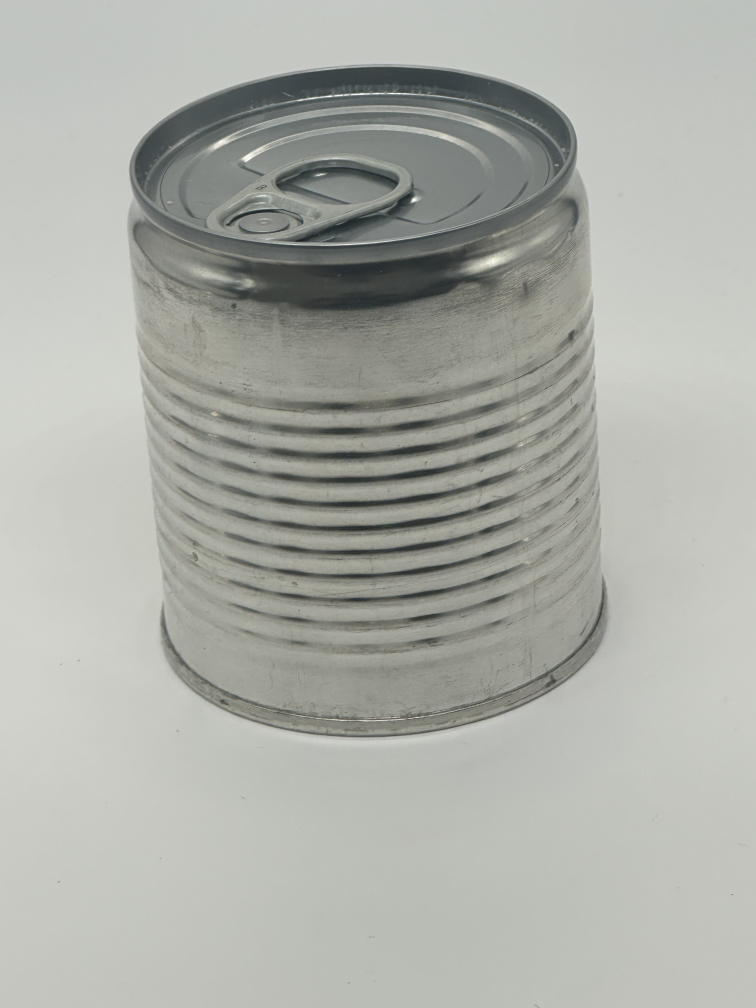
#> input picture Metal-Can.jpg, 3024 x 4032 px (shown at 1/4 size)
$ python -i quality.py   (imports and definitions only)   (older library calls are emulated)
#> lines starting #> are read from the running program, lines starting #| are printed output that depends on the picture
"""Image quality assessment, validation, and defect-preserving preprocessing for edge industrial inspection."""

from __future__ import annotations

from dataclasses import asdict, dataclass, field
from typing import Any, Dict, List, Optional, Tuple

import cv2
import numpy as np


@dataclass
class QualityGateConfig:
    """Configurable thresholds for pre-inference quality validation."""
    enabled: bool = True
    min_width: int = 320
    min_height: int = 320
    blur_laplacian_threshold: float = 65.0
    min_mean_brightness: float = 35.0
    max_mean_brightness: float = 235.0
    max_glare_pixel_ratio: float = 0.12
    can_presence_threshold: float = 0.12


@dataclass
class QualityCheckResult:
    """Detailed result of pre-inference quality evaluation."""
    is_valid: bool
    passed_quality_gate: bool
    reasons: List[str] = field(default_factory=list)
    blur_score: float = 0.0
    mean_brightness: float = 0.0
    glare_ratio: float = 0.0
    contrast_score: float = 0.0
    width: int = 0
    height: int = 0
    color_channels: int = 0
    suggested_action: str = "PROCEED"  # "PROCEED", "REVIEW_POOR_QUALITY", "REJECT_CORRUPT"

    def to_dict(self) -> Dict[str, Any]:
        return asdict(self)


# [121 lines left out: functions compute_laplacian_variance, compute_exposure_metrics, verify_can_presence, validate_image_quality, not called in this run]


def letterbox_preprocess(
    image: np.ndarray,
    target_shape: Tuple[int, int] = (320, 320),
    mean: Tuple[float, float, float] = (0.485, 0.456, 0.406),
    std: Tuple[float, float, float] = (0.229, 0.224, 0.225),
    fill_color: int = 114,
) -> Tuple[np.ndarray, Dict[str, Any]]:
    """Preserves aspect ratio using letterbox padding to prevent artificial can deformation.

    A circular or cylindrical can stretched non-uniformly would distort ovality and seam geometry.
    Returns:
        tensor: float32 array shaped (1, 3, target_h, target_w) normalized.
        transform_meta: scale, pad_x, pad_y for mapping boxes back to original coordinates.
    """
#> called with target_shape = (320, 320), mean = (0.485, 0.456, 0.406), std = (0.229, 0.224, 0.225), fill_color = 114
    if len(image.shape) == 2:
        img_rgb = cv2.cvtColor(image, cv2.COLOR_GRAY2RGB)
    elif image.shape[2] == 4:
        img_rgb = cv2.cvtColor(image, cv2.COLOR_RGBA2RGB)
    else:
        img_rgb = cv2.cvtColor(image, cv2.COLOR_BGR2RGB)
#> img_rgb is the input picture: shape (4032, 3024, 3); mean B, G, R 167.8, 174.2, 172

    orig_h, orig_w = img_rgb.shape[:2]
#> orig_h = 4032; orig_w = 3024
    target_w, target_h = target_shape

    scale = min(target_w / orig_w, target_h / orig_h)
#> scale = 0.0794
    new_w = int(round(orig_w * scale))
#> new_w = 240
    new_h = int(round(orig_h * scale))
#> new_h = 320

    # Bilinear resize
    resized = cv2.resize(img_rgb, (new_w, new_h), interpolation=cv2.INTER_LINEAR)
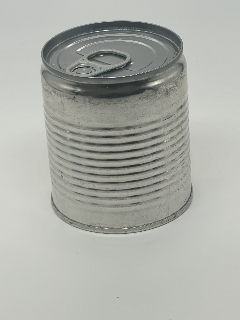
#> resized: shape (320, 240, 3); mean B, G, R 167.7, 174.1, 171.9

    # Pad to target shape
    pad_x = (target_w - new_w) / 2.0
#> pad_x = 40
    pad_y = (target_h - new_h) / 2.0
#> pad_y = 0
    top = int(round(pad_y - 0.1))
#> top = 0
    bottom = int(round(target_h - new_h - top))
#> bottom = 0
    left = int(round(pad_x - 0.1))
#> left = 40
    right = int(round(target_w - new_w - left))
#> right = 40

    padded = cv2.copyMakeBorder(
        resized, top, bottom, left, right,
        cv2.BORDER_CONSTANT, value=(fill_color, fill_color, fill_color)
    )
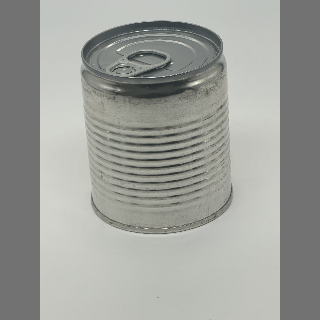
#> padded: shape (320, 320, 3); mean B, G, R 154.3, 159.1, 157.4

    # Normalize float32: (padded / 255 - mean) / std
    tensor = padded.astype(np.float32) / 255.0
    mean_arr = np.array(mean, dtype=np.float32)
    std_arr = np.array(std, dtype=np.float32)
    tensor = (tensor - mean_arr) / std_arr
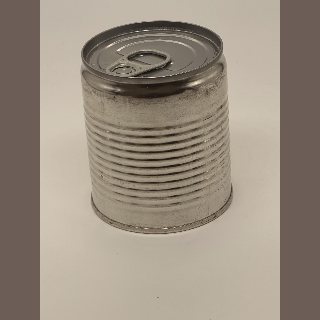
#> tensor: shape (320, 320, 3) float32; mean B, G, R 0.525, 0.75, 0.939; drawn with min black and max white

    # Transpose to (1, 3, H, W)
    tensor = np.transpose(tensor, (2, 0, 1))
    tensor = np.expand_dims(tensor, axis=0)

    meta = {
        "orig_width": orig_w,
        "orig_height": orig_h,
        "target_width": target_w,
        "target_height": target_h,
        "scale": scale,
        "pad_left": left,
        "pad_top": top,
        "pad_right": right,
        "pad_bottom": bottom,
    }

    return tensor, meta


# [18 lines left out: function unletterbox_bbox, not called in this run]

>>> import cv2
>>> picture = cv2.cvtColor(cv2.imread('../Metal-Can.jpg'), cv2.COLOR_BGR2RGB)
>>> result = letterbox_preprocess(picture)
